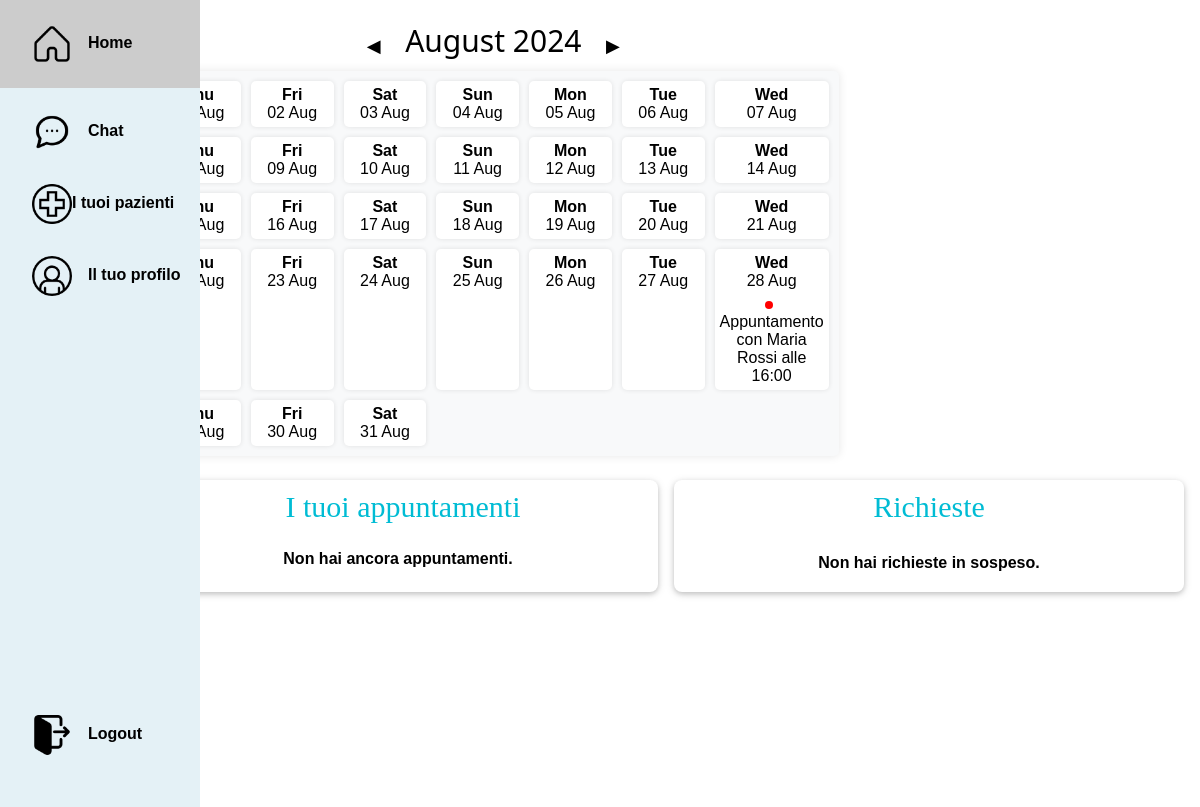
/home/?month=-1 (signed in), run on an earlier commit of the app's database.
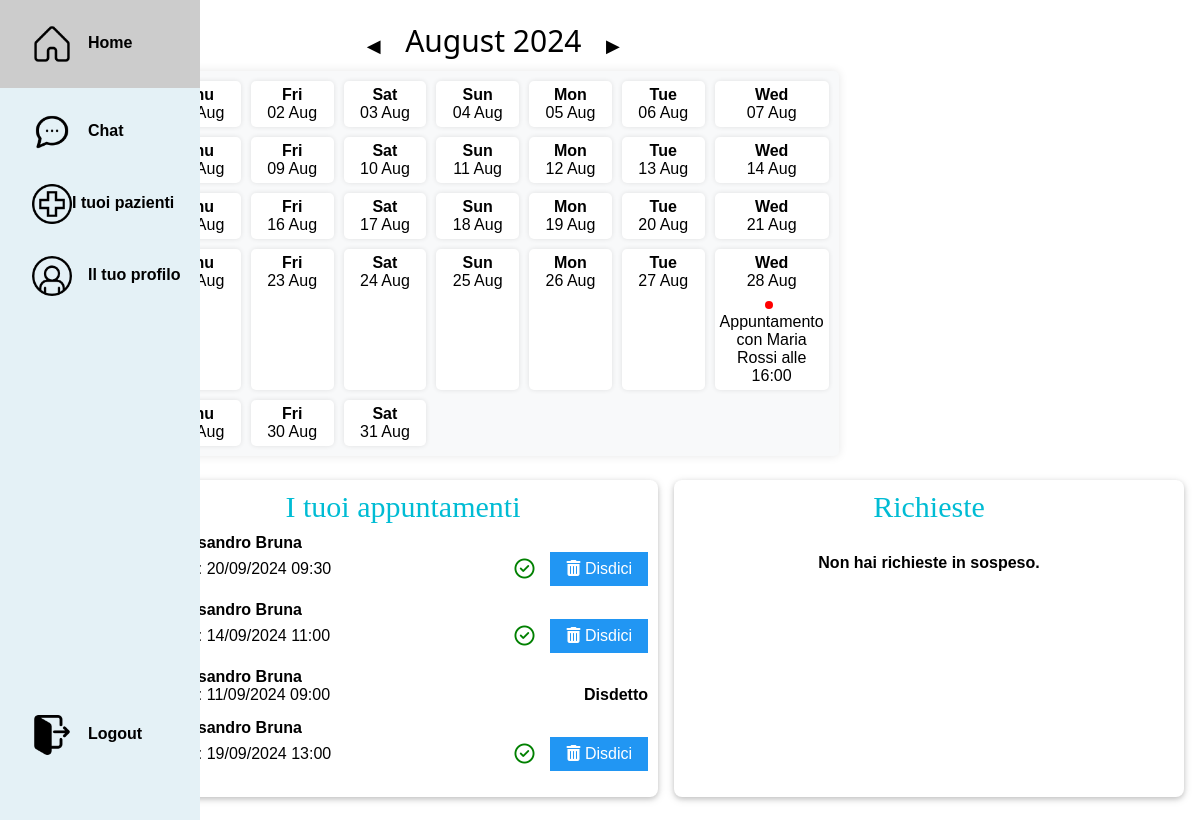
And on a later commit of the database.
### myapp/models.py (models this page shows, shortened)
class Appuntamento(models.Model):
    Dottore = models.ForeignKey(Utente, related_name='dott_app', null=True, on_delete=models.CASCADE)
    Paziente = models.ForeignKey(Utente, related_name='paz_app', null=True, on_delete=models.CASCADE)
    stato=models.IntegerField(default=0)
    data_ora=models.DateTimeField()

class Utente(AbstractUser):
    cf = models.CharField(max_length=16, blank=True)
    nome = models.CharField(max_length=30, blank=True)
    cognome = models.CharField(max_length=30, blank=True)
    provincia = models.CharField(max_length=2, blank=True)
    telefono = models.CharField(max_length=10)
    email = models.EmailField(max_length=100, blank=True)
    genere = models.CharField(max_length=1, choices=[('M', 'Maschio'), ('F', 'Femmina')])
    data_nascita = models.DateField()
    foto_profilo = models.ImageField(upload_to='images/', default='images/default.jpg')
    tipo_utente = models.BooleanField(default=False)  # tipo = 1 => dottore, tipo = 0 => paziente
    objects = CustomUserManager()

### myapp/views.py (the view, shortened to what this page needs)
# urls.py: 2. Add a URL to urlpatterns:  path('', views.home, name='home')
@login_required(login_url='login/')
def home(request):
    context = graph_data(request, request.user.id)
    calendario_context = calendario(request)
    context.update(calendario_context)
    user = request.user
    context['user'] = user
    today = timezone.now()
    if user.tipo_utente:  # Se l'utente è un dottore
        cura = Cura.objects.filter(idDottore=user.id, statoRichiesta=2)
        pending = Utente.objects.filter(id__in=cura.values_list("idPaziente", flat=True))
        context['reqPending'] = [{'utente': utente, 'cura_id': cura_obj.id} for utente, cura_obj in zip(pending, cura)]
        appuntamenti = Appuntamento.objects.filter(Dottore=user.id, data_ora__gte=today).select_related('Paziente')
        pazienti = Utente.objects.filter(id__in=appuntamenti.values_list("Paziente_id", flat=True))
        appointments_by_patient = defaultdict(list)
        for appuntamento in appuntamenti:
            appointments_by_patient[appuntamento.Paziente_id].append(appuntamento)
        appointmentRequests = [{'utente': paziente, 'appuntamenti': appointments_by_patient[paziente.id]} for paziente in pazienti]
        context['appointmentRequests'] = appointmentRequests
    return render(request, 'home.html', context)

### myapp/views.py (called while the page is built)
@login_required(login_url='login/')
def graph_data(request, idUtente):
    if request.user.tipo_utente is True:
        pesi = Pesata.objects.filter(idPaziente=idUtente, idDottore=request.user).order_by('DataInserimentoPeso')
    else:
        pesi = Pesata.objects.filter(idPaziente=idUtente).order_by('DataInserimentoPeso')
    date_pesi = [peso.DataInserimentoPeso.strftime('%Y-%m-%d') for peso in pesi]
    valori_pesi = [peso.Peso for peso in pesi]
    context = {
        'date_pesi': json.dumps(date_pesi),
        'valori_pesi': json.dumps(valori_pesi),
    }
    return context

### myapp/templates/home.html (shortened to what the changed rows need)
{% extends 'base.html' %}
{% load static %}
{% load tailwind_filters %}
{% block content %}
<link rel="stylesheet" href="{% static 'css/appointment.css' %}">
<div class="flex-container w3-margin-left w3-margin-right">
   <div class="w3-center w3-round-large w3-white w3-twothird">
      <div style="text-align: center; margin-bottom: 10px;">
         <h2 style="display: inline; margin: 0;">{{ first_day_of_month|date:"F Y" }}</h2>
      </div>
      <div id="mini-calendar"
         style="display: grid; grid-template-columns: repeat(7, 1fr); gap: 10px; padding: 10px; background-color: #f8f9fa; border-radius: 5px; box-shadow: 0 0 10px rgba(0,0,0,0.1);">
         {% for day in days_range %}
         <div style="text-align: center; padding: 5px; background-color: #fff; border-radius: 5px; box-shadow: 0 0 5px rgba(0,0,0,0.1);">
            <strong>{{ day|date:"D" }}</strong><br>
            {{ day|date:"d M" }}
            <div>
               {% for app in appuntamenti_calendario %}
               {% if app.data_ora.date == day %}
               {% if user.tipo_utente is False %}
               <span class="dot"></span> Appuntamento con {{ app.Dottore.nome }} {{ app.Dottore.cognome }} alle
               {{ app.data_ora|date:"H:i" }}
               {% elif user.tipo_utente is True %}
               <div class="w3-text-black w3-strong" style=" margin-top: 5px;">
                  <span class="dot"></span> Appuntamento con {{ app.Paziente.nome }} {{ app.Paziente.cognome }} alle
               {{ app.data_ora|date:"H:i" }}
               </div>
               {% endif %}
               {% endif %}
               {% endfor %}
            </div>
         </div>
         {% endfor %}
      </div>
   </div>
</div>
<div class="flex-container w3-padding w3-margin-top">
   <div class="flex-item w3-half w3-card-2 w3-round-large w3-margin-right">
      <h2 class="w3-text-cyan w3-cursive w3-center">I tuoi appuntamenti</h2>
      {% if user.tipo_utente is True %}
      <div class="scrollable-container">
         {% for appointment in appointmentRequests %}
         <div class="appointment-item w3-margin-left w3-margin-bottom">
            {% for appuntamento in appointment.appuntamenti %}
            <div class="appointment-details">
               <strong>{{ appointment.utente.nome }} {{ appointment.utente.cognome }}</strong>
               <div class="appointment-entry">
                  <span class="appointment-info">
                     Data: {{ appuntamento.data_ora|date:"d/m/Y H:i" }}
                  </span>
                  {% if appuntamento.stato == 0 %}
                  <div class="button-container">
                     <a href="{% url 'accetta_appuntamento' appuntamento.id %}" class="w3-button w3-blue">Approva</a>
                     <a href="{% url 'rifiuta_appuntamento' appuntamento.id %}" class="w3-button w3-red">Rifiuta</a>
                  </div>
                  {% elif appuntamento.stato == 1 %}
                  <i class='far fa-check-circle' style='font-size:20px;color:green;' aria-hidden="true"></i>
                  {% with date=appuntamento.data_ora|date:"d/m/Y" time=appuntamento.data_ora|time:"H:i" %}
                  <a href="{% url 'elimina_appuntamento' appuntamento.id %}" class="w3-button w3-blue w3-margin-left"
                     onclick="return confirm('Sei sicuro di voler disdire l\'appuntamento con {{ appointment.utente.nome }} {{ appointment.utente.cognome }} il {{ date }} alle {{ time }}?');">
                     <i class="fas fa-trash-alt" aria-hidden="true"></i> Disdici
                  </a>
                  {% endwith %}
                  {% elif appuntamento.stato == -1 %}
                  <span class="status">Disdetto</span>
                  {% endif %}
               </div>
            </div>
            {% endfor %}
         </div>
         {%empty%}
         <p class="w3-center w3-text-black w3-margin-bottom"><strong>Non hai ancora appuntamenti.</strong></p>
         {% endfor %}
      </div>
      {% endif %}
   </div>
   <div class="flex-item w3-half w3-white w3-card-2 w3-round-large">
      <h2 class="w3-text-cyan w3-cursive w3-center">Richieste</h2>
   </div>
</div>
{% endblock %}

What changed in the data, as far as the page shows it:
now on this page (row edited): Utente: utente.nome "Alessandro", utente.cognome "Bruna"
added Appuntamento: data_ora "20/09/2024 09:30"
added Appuntamento: data_ora "14/09/2024 11:00"
added Appuntamento: data_ora "11/09/2024 09:00", stato "Disdetto"
added Appuntamento: data_ora "19/09/2024 13:00"
Also different on the page:
text no longer shown: "Non hai ancora appuntamenti."
